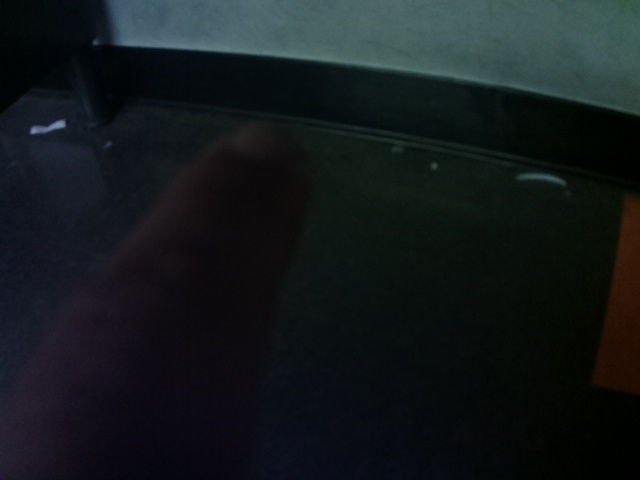
#> input picture bakeOff2/Server and Gui code/imageProcessing/Amir/0image.jpg, 640 x 480 px
$ python subtract_channel.py
#> lines starting #> are read from the running program, lines starting #| are printed output that depends on the picture; after the words box and inside, x2 and y2 are one past the last pixel; in counts of white or black regions, pixels touching at a corner belong together
### bakeOff2/Server and Gui code/imageProcessing/binary_image.py
import numpy as np
import cv2
from matplotlib import pyplot as plt

def binary_image_r(image_name,thre):
	#img_in = cv2.imread(image_dir)
	img = cv2.cvtColor(image_name.copy(),cv2.COLOR_BGR2GRAY)
	height,width = img.shape
	retval,mask_img = cv2.threshold(img, thre, 255, cv2.THRESH_BINARY)


	return mask_img

# [15 lines that do not run on import are left out]

### bakeOff2/Server and Gui code/imageProcessing/subtract_channel.py
import numpy as np
import cv2
from matplotlib import pyplot as plt
from binary_image import binary_image_r

def subtract_green(img_1_in,img_2_in):
	img_1 = cv2.imread(img_1_in)
	img_2 = cv2.imread(img_2_in)

	height,width,channel = img_1.shape

	img_out = np.zeros([height,width,channel],dtype=np.uint8)
	img_out.fill(0)

	for line in range(height):
		for pixel in range(width):
			#print((line,pixel),(img_1[line,pixel][1],img_2[line,pixel][1],max([img_1[line,pixel][1],img_2[line,pixel][1]])-min([img_1[line,pixel][1],img_2[line,pixel][1]])))
			if max([img_1[line,pixel][1],img_2[line,pixel][1]])-min([img_1[line,pixel][1],img_2[line,pixel][1]])>30:
				img_out[line,pixel][1] = 255

	return img_out

if __name__ == "__main__":
	img_1 = cv2.imread('Amir/0image.jpg')
#> img_1 is the input picture: shape (480, 640, 3); mean B, G, R 27.7, 25.5, 19.7
	img_2 = cv2.imread('Amir/1image.jpg')
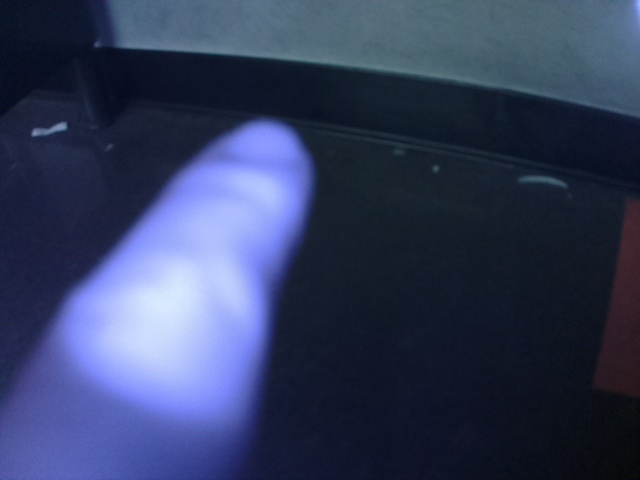
#> input picture bakeOff2/Server and Gui code/imageProcessing/Amir/1image.jpg, 640 x 480 px
#> img_2 is the input picture: shape (480, 640, 3); mean B, G, R 93.5, 61.4, 51.4
	'''
	img_1 = cv2.fastNlMeansDenoisingColored(img_1,None,10,10,7,21)
	img_2 = cv2.fastNlMeansDenoisingColored(img_2,None,10,10,7,21)
	'''
	height,width,channel = img_1.shape
#> height = 480; width = 640; channel = 3

	img_out = np.zeros([height,width,channel],dtype=np.uint8)
	img_out.fill(0)
#> img_out: shape (480, 640, 3); every value is 0

	for line in range(height):
		for pixel in range(width):
			#print((line,pixel),(img_1[line,pixel][1],img_2[line,pixel][1],max([img_1[line,pixel][1],img_2[line,pixel][1]])-min([img_1[line,pixel][1],img_2[line,pixel][1]])))
			if max([img_1[line,pixel][1],img_2[line,pixel][1]])-min([img_1[line,pixel][1],img_2[line,pixel][1]])>30:
				img_out[line,pixel][1] = 255
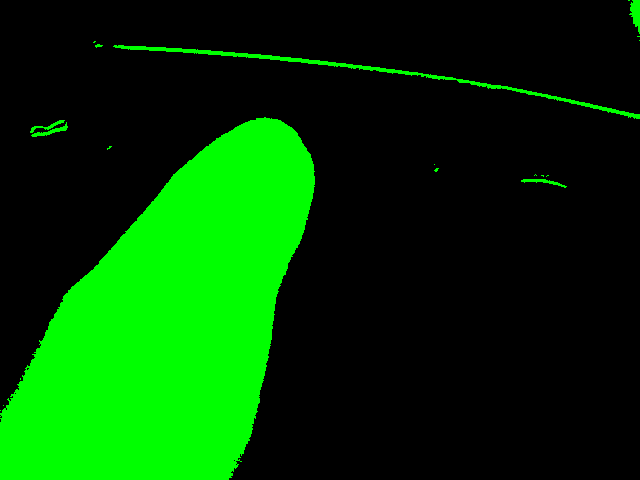
#> img_out: shape (480, 640, 3); mean of channels 0, 1, 2 0, 60.8, 0; drawn as B, G, R

	# [5 lines of commented-out code are left out]

	img_final = binary_image_r(img_out,50)
#> in binary_image_r, `img = cv2.cvtColor(image_name.copy(),cv2.COLOR_BGR2GRAY)`:
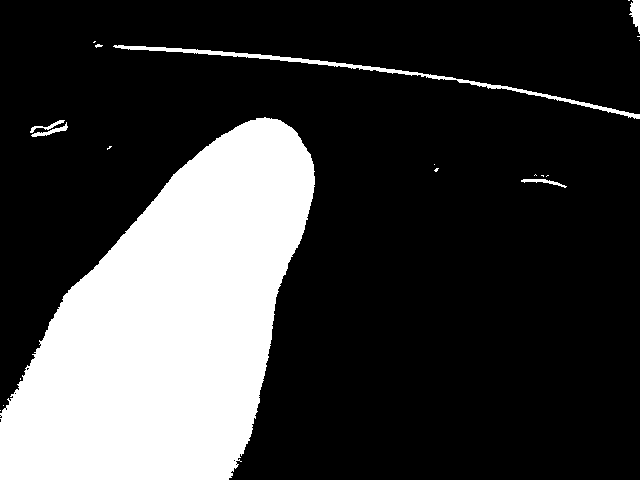
#> img: shape (480, 640); values 0 (black) and 150 (white), 23.9% white; 20 white regions (14 under 20 px), largest, box (x1, y1, x2, y2) and area: (0, 117, 315, 480) 70610, (113, 45, 640, 119) 1997, (629, 0, 640, 34) 230, (31, 122, 68, 137) 146, (521, 179, 567, 188) 136, (30, 120, 65, 133) 108
#> in binary_image_r, `retval,mask_img = cv2.threshold(img, thre, 255, cv2.THRESH_BINARY)`: retval = 50
	cv2.imshow('Final Image', img_final)
	cv2.imwrite('Binary_Image.jpg', img_final)
	#cv2.imshow('Grey Image', img_grey)


    #cv2.waitKey(0)
	cv2.destroyAllWindows()
